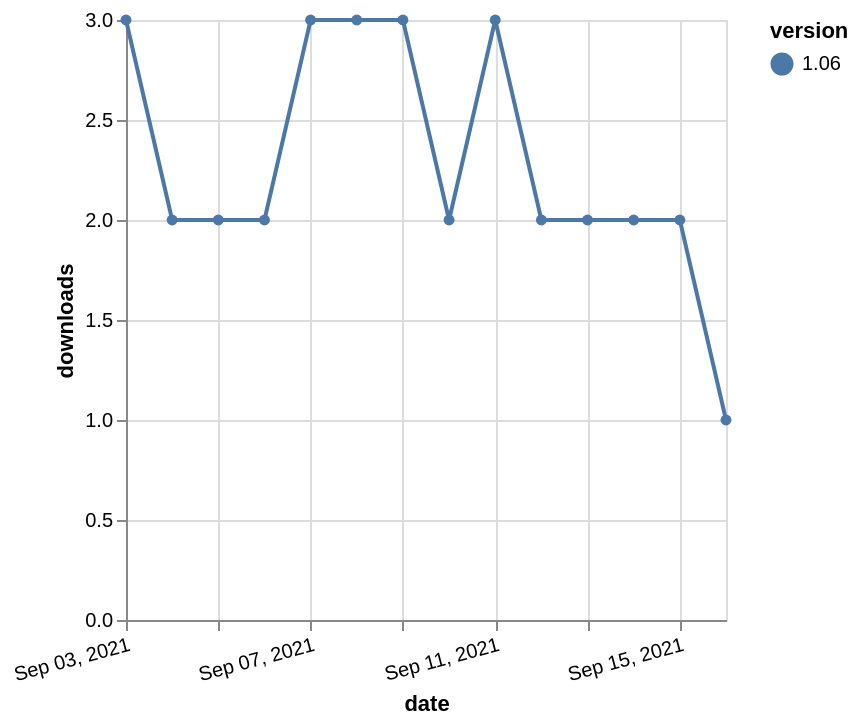

Write a Vega-Lite specification for this figure.
### Vega-Lite specification from a JSON file in a GitHub repository (floating-point values rounded to 4 significant figures)
{"$schema": "https://vega.github.io/schema/vega-lite/v5.json", "description": "A simple bar chart with embedded data.", "data": {"values": [{"date": "2021-09-03", "total": 2460, "delta": 3, "version": "1.06"}, {"date": "2021-09-04", "total": 2462, "delta": 2, "version": "1.06"}, {"date": "2021-09-05", "total": 2464, "delta": 2, "version": "1.06"}, {"date": "2021-09-06", "total": 2466, "delta": 2, "version": "1.06"}, {"date": "2021-09-07", "total": 2469, "delta": 3, "version": "1.06"}, {"date": "2021-09-08", "total": 2472, "delta": 3, "version": "1.06"}, {"date": "2021-09-09", "total": 2475, "delta": 3, "version": "1.06"}, {"date": "2021-09-10", "total": 2477, "delta": 2, "version": "1.06"}, {"date": "2021-09-11", "total": 2480, "delta": 3, "version": "1.06"}, {"date": "2021-09-12", "total": 2482, "delta": 2, "version": "1.06"}, {"date": "2021-09-13", "total": 2484, "delta": 2, "version": "1.06"}, {"date": "2021-09-14", "total": 2486, "delta": 2, "version": "1.06"}, {"date": "2021-09-15", "total": 2488, "delta": 2, "version": "1.06"}, {"date": "2021-09-16", "total": 2489, "delta": 1, "version": "1.06"}]}, "width": "container", "mark": {"type": "line", "point": {"filled": true}}, "encoding": {"x": {"field": "date", "type": "temporal", "timeUnit": "yearmonthdate", "title": "date", "axis": {"labelAngle": -15}}, "y": {"field": "delta", "type": "quantitative", "title": "downloads"}, "color": {"field": "version", "type": "nominal"}, "tooltip": {"field": "delta"}}}
